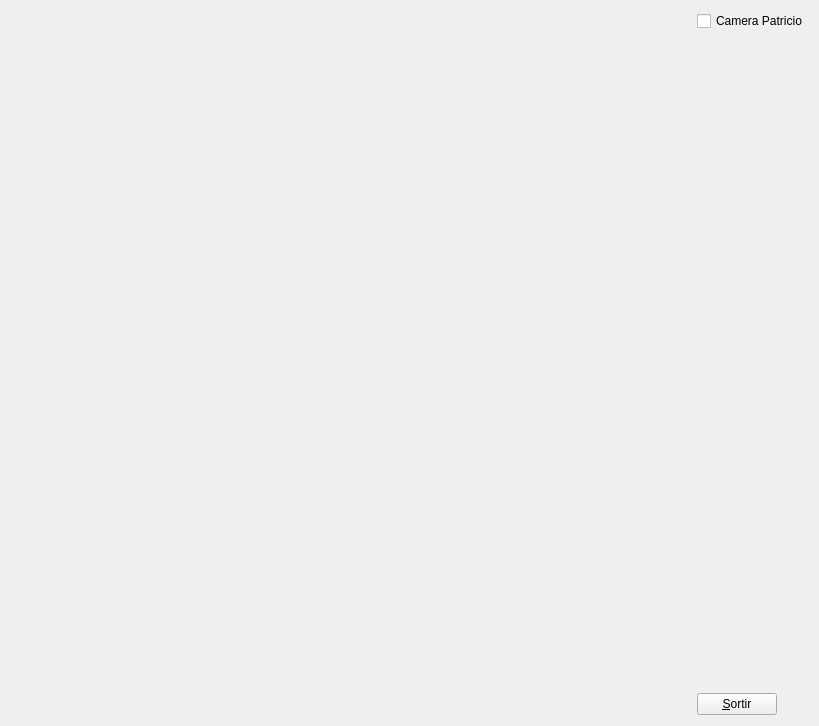
<?xml version="1.0" encoding="UTF-8"?>
<ui version="4.0">
 <class>MyForm</class>
 <widget class="QWidget" name="MyForm">
  <property name="geometry">
   <rect>
    <x>0</x>
    <y>0</y>
    <width>819</width>
    <height>726</height>
   </rect>
  </property>
  <property name="windowTitle">
   <string>Form</string>
  </property>
  <layout class="QHBoxLayout" name="horizontalLayout">
   <item>
    <widget class="MyGLWidget" name="widget" native="true">
     <property name="sizePolicy">
      <sizepolicy hsizetype="Expanding" vsizetype="Expanding">
       <horstretch>0</horstretch>
       <verstretch>0</verstretch>
      </sizepolicy>
     </property>
    </widget>
   </item>
   <item>
    <layout class="QVBoxLayout" name="verticalLayout">
     <item>
      <widget class="QCheckBox" name="checkBox">
       <property name="text">
        <string>Camera Patricio</string>
       </property>
      </widget>
     </item>
     <item>
      <spacer name="verticalSpacer">
       <property name="orientation">
        <enum>Qt::Vertical</enum>
       </property>
       <property name="sizeHint" stdset="0">
        <size>
         <width>20</width>
         <height>40</height>
        </size>
       </property>
      </spacer>
     </item>
     <item>
      <widget class="QPushButton" name="pushButton">
       <property name="sizePolicy">
        <sizepolicy hsizetype="Fixed" vsizetype="Fixed">
         <horstretch>0</horstretch>
         <verstretch>0</verstretch>
        </sizepolicy>
       </property>
       <property name="text">
        <string>&amp;Sortir</string>
       </property>
      </widget>
     </item>
    </layout>
   </item>
  </layout>
 </widget>
 <customwidgets>
  <customwidget>
   <class>MyGLWidget</class>
   <extends>QWidget</extends>
   <header>MyGLWidget.h</header>
   <container>1</container>
   <slots>
    <signal>setCamaraPatrisio()</signal>
    <slot>tractarCamara()</slot>
   </slots>
  </customwidget>
 </customwidgets>
 <resources/>
 <connections>
  <connection>
   <sender>pushButton</sender>
   <signal>clicked()</signal>
   <receiver>MyForm</receiver>
   <slot>close()</slot>
   <hints>
    <hint type="sourcelabel">
     <x>770</x>
     <y>718</y>
    </hint>
    <hint type="destinationlabel">
     <x>839</x>
     <y>529</y>
    </hint>
   </hints>
  </connection>
  <connection>
   <sender>checkBox</sender>
   <signal>clicked()</signal>
   <receiver>widget</receiver>
   <slot>tractarCamara()</slot>
   <hints>
    <hint type="sourcelabel">
     <x>717</x>
     <y>16</y>
    </hint>
    <hint type="destinationlabel">
     <x>599</x>
     <y>81</y>
    </hint>
   </hints>
  </connection>
  <connection>
   <sender>widget</sender>
   <signal>setCamaraPatrisio()</signal>
   <receiver>checkBox</receiver>
   <slot>click()</slot>
   <hints>
    <hint type="sourcelabel">
     <x>632</x>
     <y>194</y>
    </hint>
    <hint type="destinationlabel">
     <x>771</x>
     <y>19</y>
    </hint>
   </hints>
  </connection>
 </connections>
</ui>
